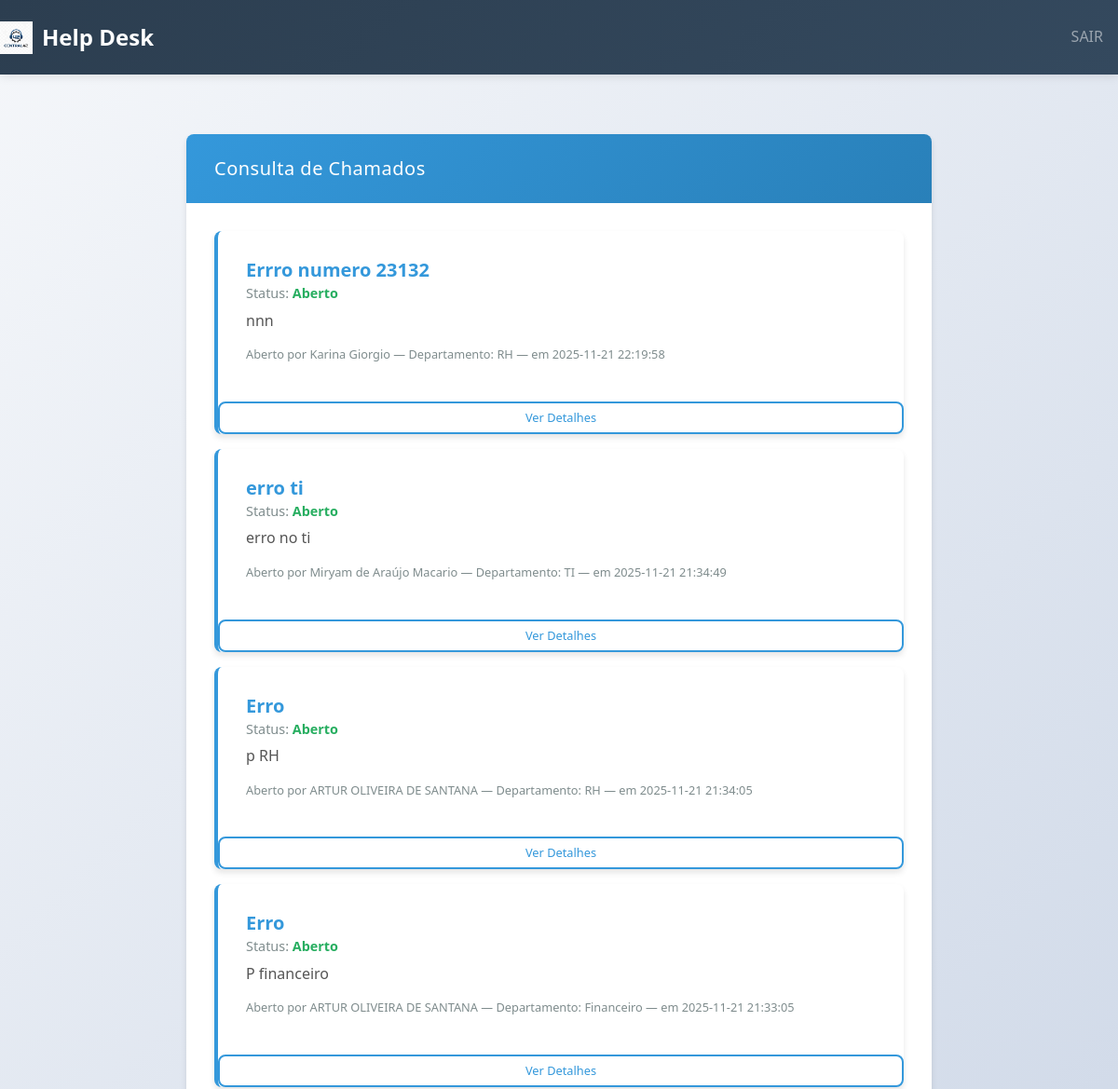
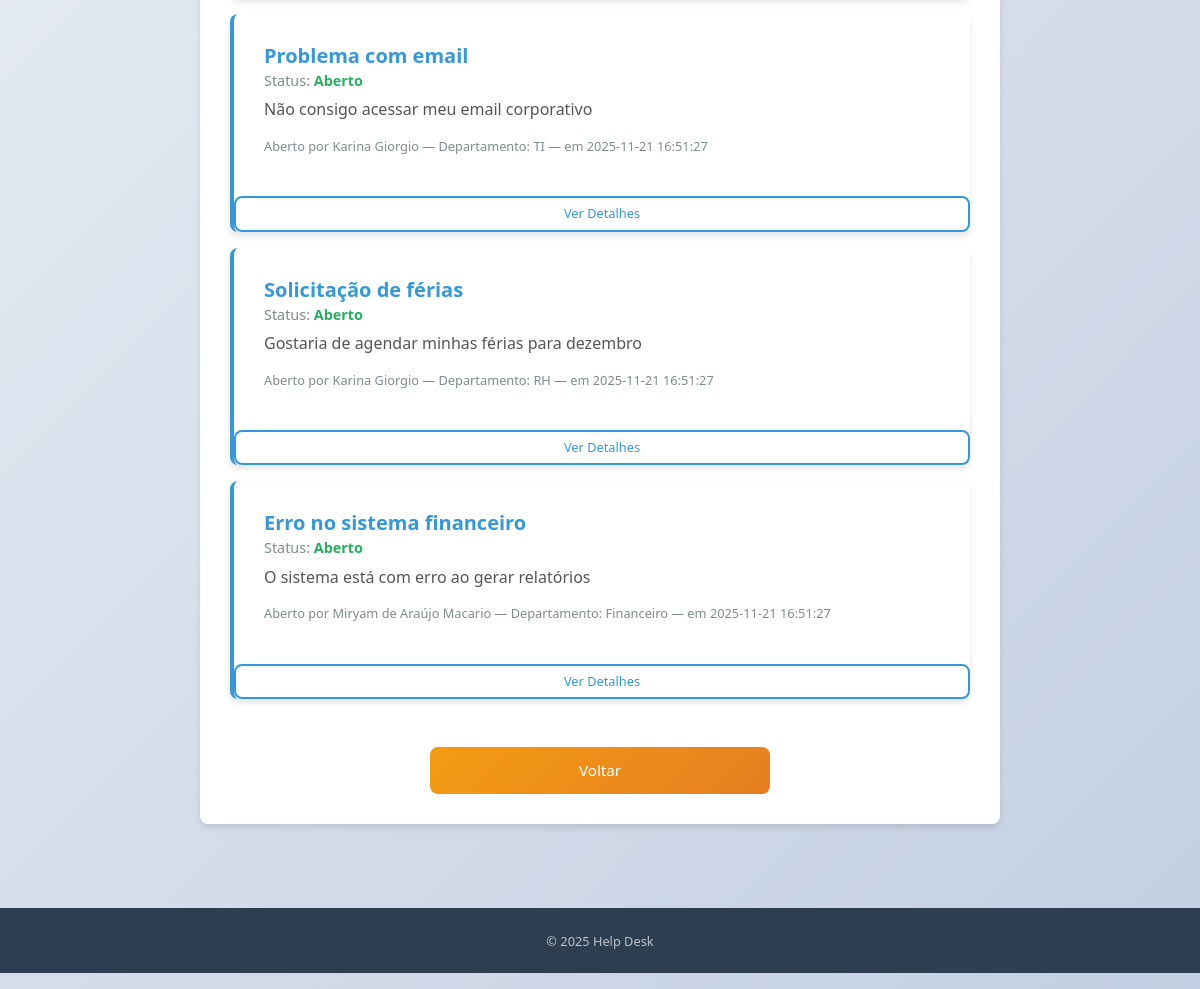
Page /consultar_chamado.php (signed in) on the committed database (2 pictures, top to bottom).
### tables this page shows
CREATE TABLE `chamados` (
  `id_chamado` int(11) NOT NULL,
  `titulo` varchar(150) NOT NULL,
  `descricao` text NOT NULL,
  `status` varchar(50) DEFAULT 'Aberto',
  `data_abertura` datetime DEFAULT current_timestamp(),
  `id_usuario` int(11) NOT NULL,
  `id_departamento` int(11) NOT NULL,
  `departamento_destino` int(11) NOT NULL,
  `data_fechamento` datetime DEFAULT NULL
);

CREATE TABLE `usuarios` (
  `id_usuario` int(11) NOT NULL,
  `nome` varchar(100) NOT NULL,
  `email` varchar(100) NOT NULL,
  `senha` varchar(255) NOT NULL,
  `id_tipo_usuario` int(11) NOT NULL,
  `id_departamento` int(11) DEFAULT NULL
);

CREATE TABLE `departamentos` (
  `id_departamento` int(11) NOT NULL,
  `nome` varchar(100) NOT NULL
);

### classes/Chamado.php (called while the page is built, shortened)
<?php
class Chamado
{
    public function listarTodos(PDO $con)
    {
        $sql = "SELECT
                    c.*,
                    u.nome AS usuario_nome,
                    d.nome AS departamento_nome
                FROM chamados c
                LEFT JOIN usuarios u ON c.id_usuario = u.id_usuario
                LEFT JOIN departamentos d ON c.departamento_destino = d.id_departamento
                ORDER BY c.data_abertura DESC";
        $stmt = $con->prepare($sql);
        $stmt->execute();
        return $stmt->fetchAll(PDO::FETCH_ASSOC);
    }
}

### consultar_chamado.php (the view, shortened to what this page needs)
<?php
include "cabecalho_logado.php";
include "con.php";
include "classes/Chamado.php";
$chamado_obj = new Chamado("", "", "", "");
?>
<main class="container mt-4">
  <section class="row">
    <article class="card-consultar-chamado">
      <div class="card shadow-sm border-0">
        <header class="card-header bg-primary text-white">
          <h2 class="h5 mb-0">Consulta de Chamados</h2>
        </header>
        <div class="card-body">
          <?php
          $user_id = $_SESSION['id'];
          $dep_id = $_SESSION['id_departamento'];
          $perfil_id = $_SESSION['id_tipo_usuario'];
          if ($perfil_id == 3) {
            $chamados = $chamado_obj->listarTodos($con);
          } elseif ($perfil_id == 2) {
            $chamados = $chamado_obj->listarPorDepartamento($con, $dep_id);
            echo "";
            echo "";
          } else {
            $chamados = $chamado_obj->listarPorUsuario($con, $user_id);
            echo "";
          }
          if (count($chamados) === 0) {
            echo '<p class="text-muted text-center mt-3">Nenhum chamado encontrado.</p>';
          } else {
            foreach ($chamados as $chamado) {
          ?>
              <div class="card mb-3 shadow-sm chamado-card">
                <div class="card-body">
                  <h5 class="card-title text-primary"><?php echo htmlspecialchars($chamado['titulo']); ?></h5>
                  <h6 class="card-subtitle mb-2 text-muted">
                    Status:
                    <?php if ($chamado['status'] == 'Aberto') { ?>
                      <span class="text-success"><?php echo $chamado['status']; ?></span>
                    <?php } else { ?>
                      <span class="text-danger"><?php echo $chamado['status']; ?></span>
                    <?php } ?>
                  </h6>
                  <p class="card-text"><?php echo htmlspecialchars($chamado['descricao']); ?></p>
                  <small class="text-muted">
                    Aberto por <?php echo htmlspecialchars($chamado['usuario_nome']); ?> —
                    Departamento: <?php echo htmlspecialchars($chamado['departamento_nome']); ?> —
                    em <?php echo htmlspecialchars($chamado['data_abertura']); ?>
                  </small>
                </div>
                <a href="ver_chamado.php?id=<?php echo $chamado['id_chamado']; ?>"
                   class="btn btn-sm btn-outline-primary mt-2">
                  Ver Detalhes
                </a>
              </div>
          <?php
            }
          }
          ?>
          <div class="row mt-5">
            <div class="col-6">
              <a href="home.php" class="btn btn-lg btn-warning btn-block btn-voltar">Voltar</a>
            </div>
          </div>
        </div>
      </div>
    </article>
  </section>
</main>
<?php include "rodape.php"; ?>

### cabecalho_logado.php (shortened to what this page needs)
<!DOCTYPE html>
<html lang="pt-BR">
<head>
  <link rel="stylesheet"
        href="https://maxcdn.bootstrapcdn.com/bootstrap/4.0.0/css/bootstrap.min.css"
>
  <link rel="stylesheet" href="style.css">
</head>
<body>
  <header>
    <nav class="navbar navbar-dark bg-dark">
      <a class="navbar-brand" href="home.php">
        <img src="img/Gemini_Generated_Image_xny45nxny45nxny4.png" alt="Logo  Help Desk">
         Help Desk
      </a>
       <ul class="navbar-nav">
        <li class="nav-item">
          <a href="logoff.php" class="nav-link">
          SAIR
         </a>
    </nav>
  </header>

### rodape.php
  <footer class="text-center mt-4 mb-3 text-muted">
    <small>&copy; <?php echo date("Y"); ?>  Help Desk</small>
  </footer>
</body>
</html>

### style.css (style rules this page uses)
:root { --primary-color: #2c3e50; --secondary-color: #3498db; --success-color: #27ae60; --warning-color: #f39c12; --danger-color: #e74c3c; --info-color: #17a2b8; --light-color: #ecf0f1; --dark-color: #34495e; --text-color: #2c3e50; --border-radius: 8px; --box-shadow: 0 4px 6px rgba(0, 0, 0, 0.1); --transition: all 0.3s ease; }
* { margin: 0; padding: 0; box-sizing: border-box; }
body { background: linear-gradient(135deg, #f5f7fa 0%, #c3cfe2 100%); min-height: 100vh; font-family: 'Segoe UI', Tahoma, Geneva, Verdana, sans-serif; line-height: 1.6; }
.navbar-dark.bg-dark { background: linear-gradient(135deg, var(--primary-color), var(--dark-color)) !important; box-shadow: 0 2px 10px rgba(0, 0, 0, 0.1); padding: 1rem 0; }
.navbar-brand { font-weight: 600; font-size: 1.5rem; display: flex; align-items: center; }
.navbar-brand img { margin-right: 10px; height: 35px; }
.nav-link { font-weight: 500; transition: var(--transition); padding: 0.5rem 1rem !important; }
.container { min-height: calc(100vh - 120px); display: flex; align-items: center; justify-content: center; padding: 20px 0; }
.row { width: 100%; justify-content: center; margin: 0; }
.card { border: none; border-radius: var(--border-radius); box-shadow: var(--box-shadow); transition: var(--transition); background: white; margin-bottom: 20px; }
.card-header { background: linear-gradient(135deg, var(--secondary-color), #2980b9); color: white; border-radius: var(--border-radius) var(--border-radius) 0 0 !important; padding: 25px 30px; border-bottom: none; }
.card-header h2 { margin: 0; font-weight: 300; letter-spacing: 0.5px; }
.card-body { padding: 30px; }
.card-login, .card-abrir-chamado, .card-consultar-chamado, .card-home { width: 100%; max-width: 800px; margin: 20px; }
.btn { border-radius: var(--border-radius); padding: 12px 25px; font-weight: 500; transition: var(--transition); border: none; text-decoration: none; display: inline-block; text-align: center; cursor: pointer; font-size: 0.95rem; }
.btn-block { display: block; width: 100%; }
.btn-sm { padding: 6px 12px; font-size: 0.8rem; }
.btn-warning { background: linear-gradient(135deg, var(--warning-color), #e67e22); color: white; }
.btn-outline-primary { border: 2px solid var(--secondary-color); color: var(--secondary-color); background: transparent; }
.chamado-card { border-left: 4px solid var(--secondary-color); transition: var(--transition); margin-bottom: 15px; }
.card-title { font-weight: 600; margin-bottom: 10px; color: var(--primary-color); }
.card-subtitle { font-size: 0.9rem; color: #6c757d; }
.card-text { color: #555; line-height: 1.6; margin-bottom: 10px; }
.text-success { color: var(--success-color) !important; font-weight: 600; }
.text-primary { color: var(--secondary-color) !important; }
.text-muted { color: #7f8c8d !important; }
footer { background: var(--primary-color); color: white; padding: 20px 0; margin-top: auto; }
.text-muted small { color: #bdc3c7 !important; }

### rows in the picture
chamados: titulo "Errro numero 23132", status "Aberto", descricao "nnn", id_usuario.nome "Karina Giorgio", departamento_destino.nome "RH", data_abertura "2025-11-21 22:19:58"
chamados: titulo "erro ti", status "Aberto", descricao "erro no ti", id_usuario.nome "Miryam de Araújo Macario", departamento_destino.nome "TI", data_abertura "2025-11-21 21:34:49"
chamados: titulo "Erro", status "Aberto", descricao "p RH", id_usuario.nome "ARTUR OLIVEIRA DE SANTANA", departamento_destino.nome "RH", data_abertura "2025-11-21 21:34:05"
chamados: titulo "Erro", status "Aberto", descricao "P financeiro", id_usuario.nome "ARTUR OLIVEIRA DE SANTANA", departamento_destino.nome "Financeiro", data_abertura "2025-11-21 21:33:05"
chamados: titulo "Problema com email", status "Aberto", descricao "Não consigo acessar meu email corporativo", id_usuario.nome "Karina Giorgio", departamento_destino.nome "TI", data_abertura "2025-11-21 16:51:27"
chamados: titulo "Solicitação de férias", status "Aberto", descricao "Gostaria de agendar minhas férias para dezembro", id_usuario.nome "Karina Giorgio", departamento_destino.nome "RH", data_abertura "2025-11-21 16:51:27"
chamados: titulo "Erro no sistema financeiro", status "Aberto", descricao "O sistema está com erro ao gerar relatórios", id_usuario.nome "Miryam de Araújo Macario", departamento_destino.nome "Financeiro", data_abertura "2025-11-21 16:51:27"
